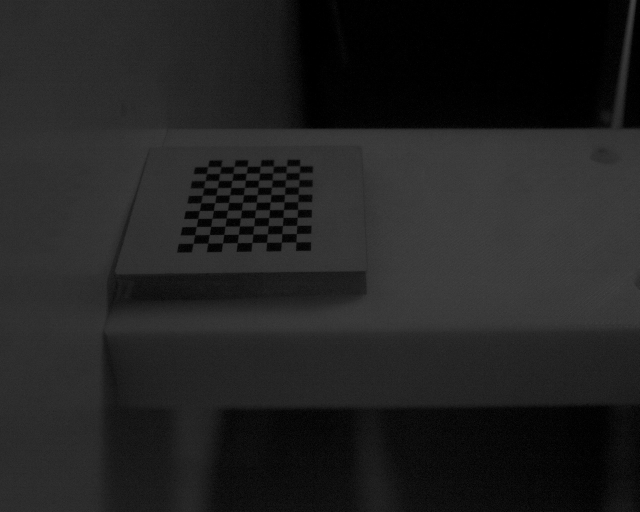
#> input picture saved_images/IMG_20260527_141509.jpg, 1280 x 1024 px (shown at 1/2 size)
$ python -i focus_processor.py   (imports and definitions only)   (older library calls are emulated)
#> lines starting #> are read from the running program, lines starting #| are printed output that depends on the picture
# -*- coding: utf-8 -*-
"""对焦测试板四点检测与模糊量估计。"""

from __future__ import annotations

from dataclasses import dataclass, field
from itertools import combinations
from typing import List, Optional, Tuple

import cv2
import numpy as np

POINT_LABELS = ("P1-左上", "P2-右上", "P3-左下", "P4-右下")

# Camera Test Chart 四角对焦点在图卡边框内的归一化坐标
# P1 左上色轮 | P2 右上 Siemens 星 | P3 左下 Siemens 星 | P4 右下色轮
CHART_POINT_ANCHORS: Tuple[Tuple[float, float], ...] = (
    (0.130, 0.172),
    (0.834, 0.172),
    (0.130, 0.785),
    (0.834, 0.785),
)
CHART_ASPECT_RATIO = 794.0 / 633.0  # 标准图卡宽高比

BOARD_MODE_CHART = "camera_test_chart"
BOARD_MODE_AUTO = "auto_circle"


@dataclass
class ChartFrame:
    """图卡坐标系（边框矩形）。"""

    x: float
    y: float
    w: float
    h: float
    detected: bool
    partial: bool = False


@dataclass
class FocusPointResult:
    """单个测点的对焦结果。"""

    index: int
    label: str
    center: Tuple[float, float]
    radius: float
    blur_px: float
    sharpness: float
    focused: bool
    detected: bool = True
    visible: bool = True


@dataclass
class FocusFrameResult:
    """整帧对焦检测结果。"""

    points: List[FocusPointResult] = field(default_factory=list)
    message: str = ""


def _cluster_line_pos(values: List[Tuple[float, float]], tol: float) -> List[Tuple[float, float]]:
    """按位置聚类线段，返回 (代表坐标, 最大长度)。"""
    if not values:
        return []
    values = sorted(values, key=lambda t: t[0])
    clusters: List[List[Tuple[float, float]]] = [[values[0]]]
    for pos, length in values[1:]:
        if abs(pos - clusters[-1][0][0]) <= tol:
            clusters[-1].append((pos, length))
        else:
            clusters.append([(pos, length)])
    return [(float(np.mean([p for p, _ in c])), max(l for _, l in c)) for c in clusters]


def _find_border_lines(
    gray: np.ndarray,
) -> Tuple[Optional[float], Optional[float], Optional[float], Optional[float]]:
    """检测图卡外框四条边的位置，返回 top, bottom, left, right。"""
    h, w = gray.shape
    edges = cv2.Canny(cv2.GaussianBlur(gray, (5, 5), 0), 50, 150)
    min_len = int(min(w, h) * 0.18)
    lines = cv2.HoughLinesP(
        edges, 1, np.pi / 180, 60,
        minLineLength=max(min_len, int(min(w, h) * 0.22)),
        maxLineGap=25,
    )

    horiz: List[Tuple[float, float]] = []
    vert: List[Tuple[float, float]] = []
    if lines is not None:
        for line in lines:
            x1, y1, x2, y2 = line[0]
            length = float(np.hypot(x2 - x1, y2 - y1))
            if length < min_len:
                continue
            if abs(y2 - y1) < abs(x2 - x1) * 0.12:
                horiz.append(((y1 + y2) / 2, length))
            elif abs(x2 - x1) < abs(y2 - y1) * 0.12:
                vert.append(((x1 + x2) / 2, length))

    h_clusters = _cluster_line_pos(horiz, tol=max(8, h * 0.015))
    v_clusters = _cluster_line_pos(vert, tol=max(8, w * 0.015))

    min_horiz_len = w * 0.45
    min_vert_len = h * 0.45

    top_cands = [(y, ln) for y, ln in h_clusters if ln >= min_horiz_len]
    bot_cands = [(y, ln) for y, ln in h_clusters if ln >= min_horiz_len]
    left_cands = [(x, ln) for x, ln in v_clusters if ln >= min_vert_len]
    right_cands = [(x, ln) for x, ln in v_clusters if ln >= min_vert_len]

    top = min((y for y, _ in top_cands), default=None)
    bottom = max((y for y, _ in bot_cands), default=None)
    left = min((x for x, _ in left_cands), default=None)
    right = max((x for x, _ in right_cands), default=None)

    if top_cands and bot_cands and left_cands and right_cands:
        if right - left < w * 0.12 or bottom - top < h * 0.12:
            return None, None, None, None
        return top, bottom, left, right

    return top, bottom, left, right


def _detect_chart_frame(gray: np.ndarray) -> ChartFrame:
    """
    检测 Camera Test Chart 外框；支持部分入镜（仅可见部分边框时外推图卡坐标系）。
    """
    h, w = gray.shape
    top, bottom, left, right = _find_border_lines(gray)

    has = {
        "top": top is not None,
        "bottom": bottom is not None,
        "left": left is not None,
        "right": right is not None,
    }

    if all(has.values()):
        return ChartFrame(float(left), float(top), float(right - left), float(bottom - top), True)

    if has["top"] and has["left"]:
        x0, y0 = float(left), float(top)
        if has["right"]:
            fw = float(right - left)
            fh = fw / CHART_ASPECT_RATIO
        elif has["bottom"]:
            fh = float(bottom - top)
            fw = fh * CHART_ASPECT_RATIO
        else:
            fw = float(w - x0)
            fh = float(h - y0)
        return ChartFrame(x0, y0, fw, fh, True, partial=True)

    if has["top"] and has["right"]:
        x0 = float(right) - (float(right - left) if has["left"] else (h * CHART_ASPECT_RATIO))
        y0 = float(top)
        fw = float(right - x0) if has["left"] else float(w)
        fh = fw / CHART_ASPECT_RATIO
        return ChartFrame(x0, y0, fw, fh, True, partial=True)

    if has["bottom"] and has["left"]:
        x0, y0 = float(left), float(bottom) - (float(bottom - top) if has["top"] else w / CHART_ASPECT_RATIO)
        fh = float(bottom - y0)
        fw = fh * CHART_ASPECT_RATIO
        return ChartFrame(x0, y0, fw, fh, True, partial=True)

    if has["bottom"] and has["right"]:
        fw = float(right - left) if has["left"] else float(w)
        fh = float(bottom - top) if has["top"] else fw / CHART_ASPECT_RATIO
        x0 = float(right) - fw
        y0 = float(bottom) - fh
        return ChartFrame(x0, y0, fw, fh, True, partial=True)

    if has["top"] and has["bottom"]:
        y0, fh = float(top), float(bottom - top)
        fw = fh * CHART_ASPECT_RATIO
        x0 = float(left) if has["left"] else (w - fw) / 2
        return ChartFrame(x0, y0, fw, fh, True, partial=True)

    if has["left"] and has["right"]:
        x0, fw = float(left), float(right - left)
        fh = fw / CHART_ASPECT_RATIO
        y0 = float(top) if has["top"] else (h - fh) / 2
        return ChartFrame(x0, y0, fw, fh, True, partial=True)

    return ChartFrame(0.0, 0.0, float(w), float(h), False, partial=True)


def _markers_corner_search(
    gray: np.ndarray,
    roi_scale: float = 2.5,
) -> List[Tuple[float, float, float, bool]]:
    """
    局部入镜时：在画面四角区域搜索高清晰度特征，仅启用有内容的测点。
    """
    h, w = gray.shape
    scale = max(h, w) / 720.0
    radius = max(18.0, 55.0 * scale)
    search_r = int(min(w, h) * 0.22)

    corner_seeds = [
        (search_r, search_r),
        (w - search_r, search_r),
        (search_r, h - search_r),
        (w - search_r, h - search_r),
    ]

    raw: List[Tuple[float, float, float, float, bool]] = []
    border_margin = max(12, int(min(w, h) * 0.04))
    for sx, sy in corner_seeds:
        cx, cy = _refine_point_by_sharpness(gray, float(sx), float(sy), search_r=search_r)
        if (
            cx < border_margin or cy < border_margin
            or cx >= w - border_margin or cy >= h - border_margin
        ):
            raw.append((cx, cy, radius, 0.0, False))
            continue
        r = int(max(10, radius * 0.7))
        x1 = max(0, int(cx) - r)
        y1 = max(0, int(cy) - r)
        x2 = min(w, int(cx) + r)
        y2 = min(h, int(cy) + r)
        patch = gray[y1:y2, x1:x2]
        sharpness = float(cv2.Laplacian(patch, cv2.CV_64F).var()) if patch.size else 0.0
        has = _point_has_content(gray, cx, cy, radius)
        raw.append((cx, cy, radius, sharpness, has))

    valid_sharp = [s for _, _, _, s, h_ok in raw if h_ok]
    max_sharp = max(valid_sharp, default=0.0)
    rel_threshold = max(200.0, max_sharp * 0.48)

    markers: List[Tuple[float, float, float, bool]] = []
    roi_r = max(12.0, radius * roi_scale)
    for cx, cy, rad, sharpness, has in raw:
        visible = (
            has
            and sharpness >= rel_threshold
            and _roi_analyzable(gray, cx, cy, roi_r)
        )
        markers.append((cx, cy, rad, visible))
    return markers


def _chart_frame_usable(chart: ChartFrame, img_w: int, img_h: int) -> bool:
    """图卡边框是否足够可靠，可用于归一化坐标定位。"""
    if not chart.detected or chart.partial:
        return False
    area_ratio = (chart.w * chart.h) / float(img_w * img_h)
    if area_ratio < 0.32:
        return False
    aspect = chart.w / max(chart.h, 1)
    if aspect < 1.05 or aspect > 1.45:
        return False
    return True


def _point_has_content(gray: np.ndarray, cx: float, cy: float, radius: float) -> bool:
    """判断该位置是否有图卡纹理（避免局部入镜时在空白区域误检）。"""
    h, w = gray.shape
    r = int(max(10, radius * 0.7))
    x1 = max(0, int(cx) - r)
    y1 = max(0, int(cy) - r)
    x2 = min(w, int(cx) + r)
    y2 = min(h, int(cy) + r)
    patch = gray[y1:y2, x1:x2]
    if patch.size == 0 or patch.shape[0] < 6 or patch.shape[1] < 6:
        return False
    contrast = float(patch.max() - patch.min())
    sharpness = float(cv2.Laplacian(patch, cv2.CV_64F).var())
    return contrast >= 40 and sharpness >= 120


def _roi_analyzable(gray: np.ndarray, cx: float, cy: float, roi_r: float, min_size: int = 24) -> bool:
    """ROI 允许贴边裁剪，只要剩余区域足够分析即可。"""
    h, w = gray.shape
    x1 = max(0, int(cx) - int(roi_r))
    y1 = max(0, int(cy) - int(roi_r))
    x2 = min(w, int(cx) + int(roi_r))
    y2 = min(h, int(cy) + int(roi_r))
    return (x2 - x1) >= min_size and (y2 - y1) >= min_size


# [19 lines left out: function _chart_markers, not called in this run]


def _refine_point_by_sharpness(
    gray: np.ndarray,
    cx: float,
    cy: float,
    search_r: int = 35,
) -> Tuple[float, float]:
    """在预期位置附近搜索清晰度最高的点，微调对焦点。"""
    h, w = gray.shape
    r = search_r
    x1 = max(0, int(cx) - r)
    y1 = max(0, int(cy) - r)
    x2 = min(w, int(cx) + r)
    y2 = min(h, int(cy) + r)
    patch = gray[y1:y2, x1:x2]
    if patch.size == 0 or patch.shape[0] < 8 or patch.shape[1] < 8:
        return cx, cy

    win = 15
    if patch.shape[0] <= win or patch.shape[1] <= win:
        return cx, cy

    lap = cv2.Laplacian(patch, cv2.CV_64F)
    scores = cv2.boxFilter(lap ** 2, -1, (win, win))
    _, max_val, _, max_loc = cv2.minMaxLoc(scores)
    if max_val < 1:
        return cx, cy

    rx = x1 + max_loc[0] + win // 2
    ry = y1 + max_loc[1] + win // 2
    return float(rx), float(ry)


# [105 lines left out: functions _sort_four_points, _select_four_corners, _detect_markers, _detect_blobs, not called in this run]


def _sample_line(
    gray: np.ndarray,
    cx: float,
    cy: float,
    angle: float,
    half_len: int = 15,
) -> Optional[np.ndarray]:
    """沿指定角度采样灰度剖面。"""
    h, w = gray.shape
    values = []
    for t in range(-half_len, half_len + 1):
        x = int(round(cx + t * np.cos(angle)))
        y = int(round(cy + t * np.sin(angle)))
        if 0 <= x < w and 0 <= y < h:
            values.append(float(gray[y, x]))
    if len(values) < half_len:
        return None
    return np.array(values, dtype=np.float64)


def _transition_width(profile: np.ndarray) -> float:
    """从灰度剖面估计边缘过渡宽度（像素）。"""
    p = profile - profile.min()
    if p.max() < 8:
        return 0.0
    p = p / p.max()

    low_idx = np.where(p <= 0.2)[0]
    high_idx = np.where(p >= 0.8)[0]
    if len(low_idx) == 0 or len(high_idx) == 0:
        grad = np.abs(np.diff(p))
        if grad.max() < 0.05:
            return 0.0
        peak = int(np.argmax(grad))
        left = peak
        while left > 0 and p[left] > 0.2:
            left -= 1
        right = peak
        while right < len(p) - 1 and p[right] < 0.8:
            right += 1
        return float(max(1, right - left))

    left = int(low_idx[-1])
    right = int(high_idx[0])
    if right <= left:
        grad = np.abs(np.diff(p))
        peak = int(np.argmax(grad))
        return float(max(1, min(len(p) - 1, peak + 4) - max(0, peak - 4)))

    return float(max(1, right - left))


def estimate_blur_pixels(gray_roi: np.ndarray) -> Tuple[float, float]:
    """
    估计 ROI 模糊量（像素）及清晰度分数。

    返回 (blur_px, sharpness)，blur_px 越大表示越模糊。
    """
    if gray_roi.size == 0:
        return 99.0, 0.0

    if gray_roi.ndim == 3:
        gray = cv2.cvtColor(gray_roi, cv2.COLOR_BGR2GRAY)
    else:
        gray = gray_roi

    sharpness = float(cv2.Laplacian(gray, cv2.CV_64F).var())

    h, w = gray.shape
    cx, cy = w / 2, h / 2
    max_r = max(4, min(h, w) // 2 - 2)

    # 从中心沿径向采样，适合圆形标记的边缘
    radial_widths: List[float] = []
    for angle in np.linspace(0, 2 * np.pi, 24, endpoint=False):
        profile = _sample_line(gray, cx, cy, angle, half_len=max_r)
        if profile is not None and profile.max() - profile.min() > 12:
            radial_widths.append(_transition_width(profile))

    gx = cv2.Sobel(gray, cv2.CV_64F, 1, 0, ksize=3)
    gy = cv2.Sobel(gray, cv2.CV_64F, 0, 1, ksize=3)
    mag = np.sqrt(gx ** 2 + gy ** 2)

    grad_widths: List[float] = []
    if mag.max() >= 1.0:
        thresh = mag.max() * 0.45
        ys, xs = np.where(mag >= thresh)
        order = np.argsort(mag[ys, xs])[::-1]
        step = max(1, len(order) // 20)
        for idx in order[::step][:20]:
            x, y = int(xs[idx]), int(ys[idx])
            angle = float(np.arctan2(gy[y, x], gx[y, x]) + np.pi / 2)
            profile = _sample_line(gray, x, y, angle, half_len=min(20, max_r))
            if profile is not None and profile.max() - profile.min() > 8:
                grad_widths.append(_transition_width(profile))

    edge_widths = radial_widths + grad_widths
    if edge_widths:
        edge_blur = max(0.0, float(np.median(edge_widths)) - 1.5)
    else:
        edge_blur = None

    # 以 Laplacian 为主映射模糊像素（与失焦程度相关性更好）
    if sharpness >= 800:
        sharp_blur = 0.0
    elif sharpness >= 400:
        sharp_blur = (800 - sharpness) / 200.0
    elif sharpness >= 100:
        sharp_blur = 2.0 + (400 - sharpness) / 100.0
    elif sharpness >= 30:
        sharp_blur = 5.0 + (100 - sharpness) / 20.0
    else:
        sharp_blur = 8.5 + (30 - min(sharpness, 30)) / 10.0

    if edge_blur is not None and 100 <= sharpness <= 600:
        blur_px = 0.35 * edge_blur + 0.65 * sharp_blur
    else:
        blur_px = sharp_blur

    return float(min(max(blur_px, 0.0), 99.0)), sharpness


# [10 lines left out: function _fallback_quadrant_centers, not called in this run]


def process_frame(
    frame: np.ndarray,
    blur_threshold_px: float = 2.0,
    roi_scale: float = 2.5,
    min_marker_area: int = 80,
    board_mode: str = BOARD_MODE_CHART,
) -> Tuple[np.ndarray, FocusFrameResult]:
    """检测四个测点并评估对焦状态。"""
    result = FocusFrameResult()
    output = frame.copy()

    if frame is None or frame.size == 0:
        result.message = "无效图像"
        return output, result

    gray = cv2.cvtColor(frame, cv2.COLOR_BGR2GRAY)
    h, w = gray.shape

    chart_rect: Optional[ChartFrame] = None
    marker_specs: List[Tuple[float, float, float, bool]] = []

    if board_mode == BOARD_MODE_CHART:
        chart_rect = _detect_chart_frame(gray)
        if _chart_frame_usable(chart_rect, w, h):
            marker_specs = _chart_markers(gray, chart_rect, roi_scale=roi_scale)
            x, y, cw, ch = int(chart_rect.x), int(chart_rect.y), int(chart_rect.w), int(chart_rect.h)
            cv2.rectangle(output, (x, y), (x + cw, y + ch), (0, 255, 255), 2, cv2.LINE_AA)
        else:
            marker_specs = _markers_corner_search(gray, roi_scale=roi_scale)
            if chart_rect.partial:
                result.message = "部分入镜：四角搜索模式"
            else:
                result.message = "局部/未完整入镜：四角搜索模式"
            if chart_rect.detected:
                x, y, cw, ch = int(chart_rect.x), int(chart_rect.y), int(chart_rect.w), int(chart_rect.h)
                cv2.rectangle(output, (x, y), (x + cw, y + ch), (255, 160, 0), 1, cv2.LINE_AA)
    else:
        markers = _detect_markers(gray, min_area=min_marker_area)
        use_fallback = len(markers) < 4
        if use_fallback:
            markers = _fallback_quadrant_centers(w, h)
            result.message = f"仅检测到 {len(_detect_markers(gray))} 个圆，已使用四象限默认位置"

        centers = [(m[0], m[1]) for m in markers[:4]]
        if len(centers) == 4:
            sorted_centers = _sort_four_points(centers)
            sorted_markers = []
            for sc in sorted_centers:
                best = min(markers[:4], key=lambda m: np.hypot(m[0] - sc[0], m[1] - sc[1]))
                sorted_markers.append(best)
            markers = sorted_markers

        for cx, cy, radius in markers[:4]:
            marker_specs.append((cx, cy, radius, True))

    visible_count = 0
    evaluated_count = 0

    for i, spec in enumerate(marker_specs[:4]):
        cx, cy, radius, visible = spec
        if not visible:
            result.points.append(FocusPointResult(
                index=i, label=POINT_LABELS[i], center=(cx, cy), radius=radius,
                blur_px=0.0, sharpness=0.0, focused=False, detected=False, visible=False,
            ))
            cv2.putText(
                output, f"P{i + 1} off", (max(5, int(cx) - 30), max(20, int(cy))),
                cv2.FONT_HERSHEY_SIMPLEX, 0.5, (128, 128, 128), 1, cv2.LINE_AA,
            )
            continue

        visible_count += 1

        if board_mode == BOARD_MODE_CHART and _chart_frame_usable(chart_rect, w, h):
            rx, ry = _refine_point_by_sharpness(gray, cx, cy)
            if np.hypot(rx - cx, ry - cy) <= 40:
                cx, cy = rx, ry

        roi_r = int(max(12, radius * roi_scale))
        x1 = max(0, int(cx) - roi_r)
        y1 = max(0, int(cy) - roi_r)
        x2 = min(w, int(cx) + roi_r)
        y2 = min(h, int(cy) + roi_r)
        roi = gray[y1:y2, x1:x2]

        blur_px, sharpness = estimate_blur_pixels(roi)
        focused = blur_px <= blur_threshold_px and sharpness > 20
        evaluated_count += 1

        pt_result = FocusPointResult(
            index=i,
            label=POINT_LABELS[i],
            center=(cx, cy),
            radius=radius,
            blur_px=blur_px,
            sharpness=sharpness,
            focused=focused,
            detected=bool(chart_rect and chart_rect.detected and _chart_frame_usable(chart_rect, w, h)) if board_mode == BOARD_MODE_CHART else True,
            visible=True,
        )
        result.points.append(pt_result)

        color = (0, 220, 0) if focused else (0, 0, 255)
        cv2.circle(output, (int(cx), int(cy)), int(radius), color, 2, cv2.LINE_AA)
        cv2.circle(output, (int(cx), int(cy)), 4, color, -1, cv2.LINE_AA)

        tag = f"P{i + 1}"
        cv2.putText(
            output, tag, (int(cx) - 12, int(cy) - int(radius) - 8),
            cv2.FONT_HERSHEY_SIMPLEX, 0.6, color, 2, cv2.LINE_AA,
        )
        cv2.putText(
            output, f"{blur_px:.1f}px", (int(cx) - 20, int(cy) + int(radius) + 18),
            cv2.FONT_HERSHEY_SIMPLEX, 0.5, color, 1, cv2.LINE_AA,
        )
        cv2.rectangle(output, (x1, y1), (x2, y2), color, 1)

    ok_count = sum(1 for p in result.points if p.visible and p.focused)
    vis_eval = sum(1 for p in result.points if p.visible)
    if vis_eval > 0:
        status = f"{ok_count}/{vis_eval} OK"
        if visible_count < 4:
            status += f" ({visible_count}/4 in view)"
    else:
        status = "0/0 无测点在视野内"

    if not result.message:
        result.message = status
    elif status not in result.message:
        result.message = f"{status} | {result.message}"

    cv2.putText(
        output, status, (10, 28),
        cv2.FONT_HERSHEY_SIMPLEX, 0.75,
        (0, 255, 0) if vis_eval > 0 and ok_count == vis_eval else (0, 200, 255),
        2,
    )

    return output, result

>>> import cv2
>>> picture = cv2.imread('../../saved_images/IMG_20260527_141509.jpg')
#> picture is the input picture: shape (1024, 1280, 3); min 0, max 75, mean 34
>>> result = process_frame(picture)
#> in _find_border_lines, `lines = cv2.HoughLinesP( edges, 1, np.pi / 180, 60, minLineLength=max(..`: lines = None
#> in _detect_chart_frame, `has = { "top": top is not None, "bottom": bottom is not None, "left": ..`: has = {'top': False, 'bottom': False, 'left': False, 'right': False}
#> the loop in _markers_corner_search, `for sx, sy in corner_seeds:` made 4 passes
#> (max_val in _refine_point_by_sharpness, max_loc in _refine_point_by_sharpness, rx in _refine_point_by_sharpness, ry in _refine_point_by_sharpness, cx, cy) on passes 1, 2, 4: (778.4, (410, 414), 417, 421, 417, 421), (833.4, (391, 206), 1228, 213, 1228, 213), (1200, (0, 379), 837, 960, 837, 960)
#> pass 1, in _refine_point_by_sharpness, `patch = gray[y1:y2, x1:x2]`:
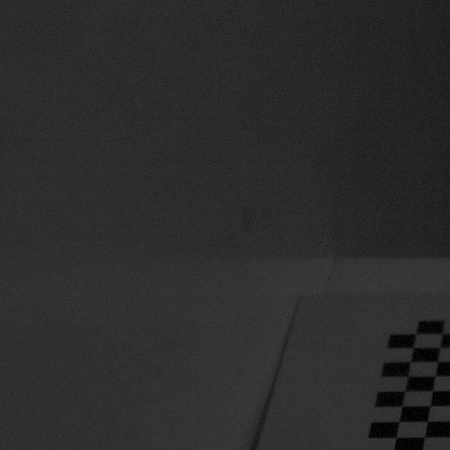
#> patch: shape (450, 450); min 0, max 71, mean 44.1
#> pass 1, in _refine_point_by_sharpness, `lap = cv2.Laplacian(patch, cv2.CV_64F)`:
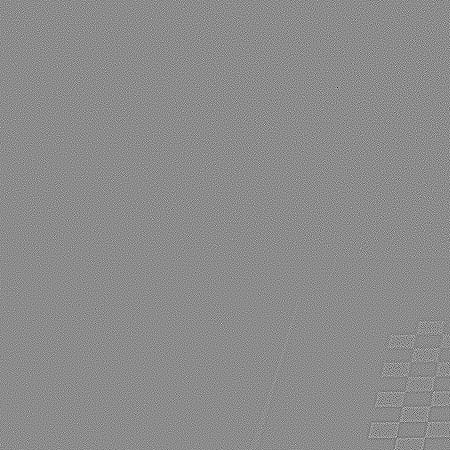
#> lap: shape (450, 450) float64; min -128, max 105, mean 0; drawn with min black and max white
#> pass 1, in _refine_point_by_sharpness, `scores = cv2.boxFilter(lap ** 2, -1, (win, win))`:
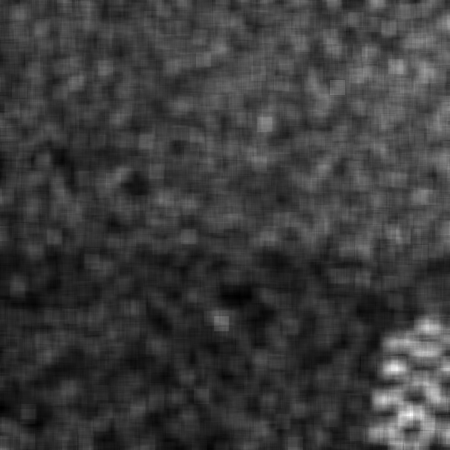
#> scores: shape (450, 450) float64; min 44.91, max 778.4, mean 216.8; drawn with min black and max white
#> pass 1, in _markers_corner_search, `patch = gray[y1:y2, x1:x2]`:
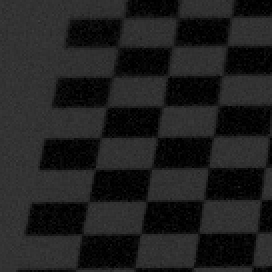
#> patch: shape (136, 136) (shown 2 times larger); min 0, max 64, mean 31.8
#> after the loop in _markers_corner_search, `for sx, sy in corner_seeds:`:
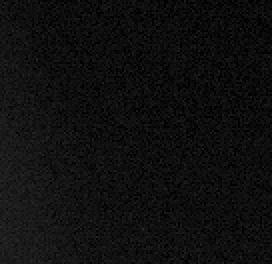
#> patch: shape (132, 136) (shown 2 times larger); min 0, max 42, mean 14.9
#> after the loop in _markers_corner_search, `for sx, sy in corner_seeds:`: raw = [(417, 421, 97.78, 361.5, True), (1228, 213, 97.78, 277.8, True), (456, 1006, 97.78, 0, False), (837, 960, 97.78, 743, True)]
#> in _markers_corner_search, `valid_sharp = [s for _, _, _, s, h_ok in raw if h_ok]`: valid_sharp = [361.5, 277.8, 743]
#> (the rest of the program and of its run is left out)
